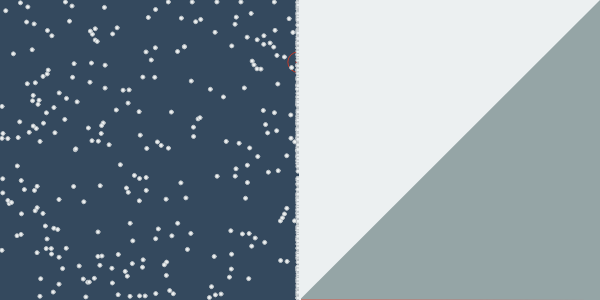
Frame 1 (no input)
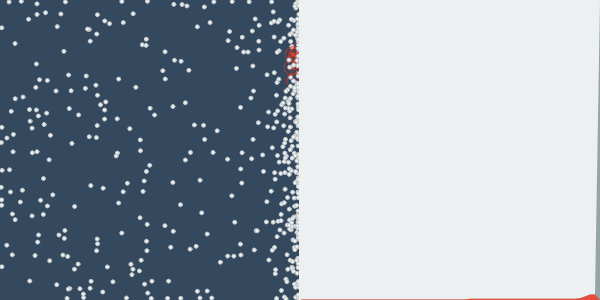
Frame 60 (no input)
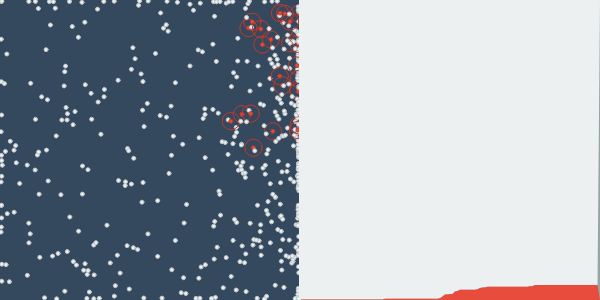
Frame 120 (the mouse pressed at the canvas centre since frame 60)

The p5.js sketch that drew these frames (run headless with seeded random() and noise() and a simulated clock; from frame 60 on, the mouse is pressed at the canvas centre):

// p5.js sketch
// ── sketch.js
var qtdPeople = 500
var peoples = []
var proporcao = 1
var velocidade = 1
var tamanho = 4
var widthCanvas = 600
var heightCanvas = 300
var chancesContagio = 1
var delayContagio = 200
var tamanhoContagio = 20
var tempoTotalDoenca = 10000

var peoplesSaudaveis = 0
var peoplesContaminadas = 0
var peoplesNaoContaminaveis = 0

var historico = []

function setup() {
    // createCanvas(window.innerWidth / proporcao, window.innerHeight / proporcao);
    // createCanvas(window.innerWidth, window.innerHeight);
    createCanvas(widthCanvas, heightCanvas);

    for(let i = 0; i < qtdPeople; i++){
        peoples[i] = new People(1, tamanho, velocidade)
        if(i == 0)
            peoples[i].definirDoente()
    }
}

function draw() {
    background(color('#34495e'));
    // background(200, 100, 100);
    
    for(people of peoples){
        if(people.estado == 2){
            people.checkContagio()
        }
        people.update()
        people.show()
    }
    
    push()
    strokeWeight(2)
    fill(color('#95a5a6'))
    noStroke()
    rect(300, 0, 300, 300)
    stroke(color('#ecf0f1'))
    contarEstados()
    desenharGrafico()
    line(300, 0, 300, 300)
    pop()

}

function contarEstados(){
    peoplesSaudaveis = 0
    peoplesContaminadas = 0
    peoplesNaoContaminaveis = 0
    for(people of peoples){
        switch(people.estado){
            case 1:
            default:
                peoplesSaudaveis++
                break
            case 2:
                peoplesContaminadas++
                break
            case 3:
                peoplesNaoContaminaveis++
                break
        }
    }
    historico.push({
        'peoplesSaudaveis' : peoplesSaudaveis,
        'peoplesContaminadas' : peoplesContaminadas,
        'peoplesNaoContaminaveis' : peoplesNaoContaminaveis
    })
}

function desenharGrafico(){
    push()
    let timeTotal = 20000
    let timeGraph = millis() % timeTotal
    // let posX = map(timeGraph, 0, timeTotal, 300, 600)
    noStroke()
    beginShape();
    fill(color('#ecf0f1'))
    vertex(300, 0)
    for(frame in historico){
        let posX = map(frame, 0, historico.length, 300, 600)
        let posYGrupo1 = map(historico[frame].peoplesSaudaveis, 0, peoples.length, 0, 300)
        vertex(posX, posYGrupo1)
    }
    vertex(600, 0)
    endShape(CLOSE);
    
    beginShape();
    fill(color('#e74c3c'))
    vertex(300, 300)
    for(frame in historico){
        let posX = map(frame, 0, historico.length, 300, 600)
        let posYGrupo1 = map(historico[frame].peoplesContaminadas, 0, peoples.length, 300, 0)
        vertex(posX, posYGrupo1)
    }
    vertex(600, 300)
    endShape(CLOSE);

    // beginShape();
    // fill(color('#bdc3c7'))
    // vertex(300, 0)
    // for(frame in historico){
    //     let posX = map(frame, 0, historico.length, 300, 600)
    //     let posYGrupo1 = map(historico[frame].peoplesContaminadas, 0, peoples.length, 0, 300)
    //     vertex(posX, posYGrupo1)
    // }
    // vertex(600, 0)
    // endShape(CLOSE);
    // rect(posX, posYGrupo1, 10, 10);

    pop()
}


// function windowResized() {
//     // background(255, 255, 255);
//     resizeCanvas(windowWidth, windowHeight);
// }
// ── people.js
function People(estado, size) {
    this.pos = createVector(random(0, width), random(0, height))
    this.vel = createVector()
    this.acc = createVector()
    this.estado = estado
    this.size = size
    this.sizeContagio
    this.timeUltimoContagio
    this.timeContagio

    this.applyForce = function (force) {
        this.acc.add(force);
    }

    this.update = function () {
        let limit
        if(people.estado == 2){
            limit = 0.05
        } else {
            limit = 0.08
        }
        
        // if (this.pos.x + (this.size / 2) > width/2) {
        //     this.pos.x = 0 + (this.size / 2)
        // } else if (this.pos.x - (this.size / 2) <= 0) {
        //     this.pos.x = width/2 - (this.size / 2)
        // }
        
        // if (this.pos.y + (this.size / 2) > height) {
        //     this.pos.y = 0 + (this.size / 2)
        // } else if (this.pos.y - (this.size / 2) <= 0) {
        //     this.pos.y = height - (this.size / 2)
        // }
        let dirX = limit
        let dirY = limit

        if (this.pos.x + (this.size / 2) > width/2) {
            this.pos.x = width/2 - (this.size / 2)
            dirX = limit
        } else if (this.pos.x - (this.size / 2) <= 0) {
            this.pos.x = 0 + (this.size / 2)
            dirX = -limit
        }
        
        if (this.pos.y + (this.size / 2) > height) {
            this.pos.y = height - (this.size / 2)
            dirY = limit
        } else if (this.pos.y - (this.size / 2) <= 0) {
            this.pos.y = 0 + (this.size / 2)
            dirY = -limit
        }
        
        this.applyForce(createVector(random(-dirX, dirX), random(-dirY, dirY)));
        this.vel.add(this.acc);
        this.pos.add(this.vel);
        this.acc.mult(0);
        this.vel.limit(1);

        if(millis() > this.timeContagio + tempoTotalDoenca){
            this.estado = 3
        }
        
    }

    this.show = function () {
        switch(this.estado){
            case 2:
                stroke(color('#c0392b'))
                noFill()
                this.sizeContagio = (sin(millis() * 0.005) * 5) + tamanhoContagio
                ellipse(this.pos.x, this.pos.y, this.sizeContagio);
                fill(color('#e74c3c'));
                break
            default:
            case 1:
                stroke(color('#bdc3c7'))
                fill(color('#ecf0f1'));
                break
            case 3:
                stroke(color('#7f8c8d'))
                fill(color('#95a5a6'));
                break
        }
        
        ellipse(this.pos.x, this.pos.y, this.size);
    }

    this.contaminar = function () {
        if(millis() > this.timeUltimoContagio + delayContagio){
            let fatorContaminacao = random()
            console.log('Fator contaminação: ' + fatorContaminacao + ' | Chances: ' + chancesContagio)
            if(fatorContaminacao <= chancesContagio){
                this.definirDoente()
            }
        } else {
            this.timeUltimoContagio = millis()
        }
    }

    this.definirDoente = function () {
        this.timeContagio = millis()
        this.estado = 2;
    }
    
    this.checkContagio = function(){
        for(let people of peoples){
            let d = dist(this.pos.x, this.pos.y, people.pos.x, people.pos.y);
            if ((people.estado == 1) && d < (this.sizeContagio / 2) + this.size) {
                people.contaminar()
            }
        }
    }
}
